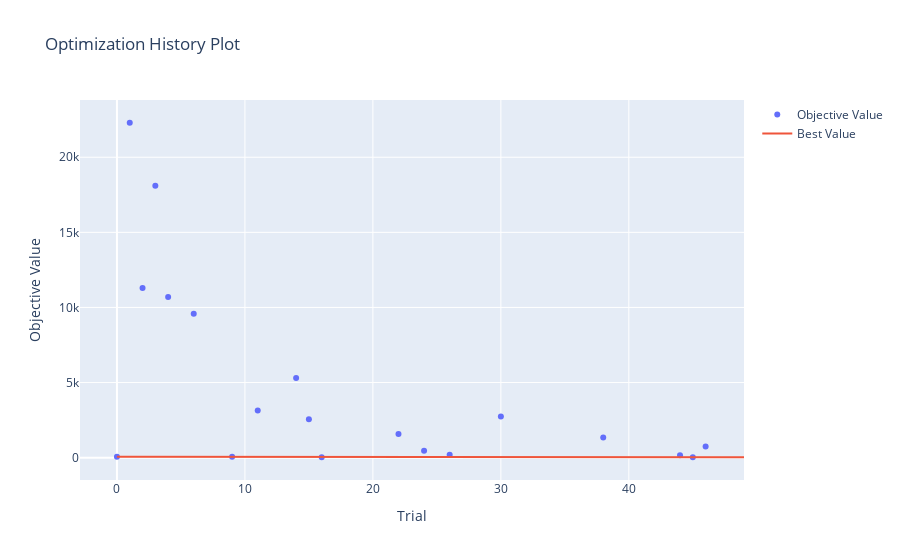

Notebook code for this chart:
### Code cell
optuna.visualization.plot_optimization_history(study)

### Figure 1 — Plotly figure (JSON) as saved in the notebook; plotly's stock layout.template omitted (floating-point values rounded to 4 significant figures)
{"data": [{"mode": "markers", "name": "Objective Value", "type": "scatter", "x": [0, 1, 2, 3, 4, 6, 9, 11, 14, 15, 16, 22, 24, 26, 30, 38, 44, 45, 46], "y": [55.08, 22300.0, 11290.0, 18100.0, 10700.0, 9580.0, 59.19, 3139.0, 5299.0, 2564.0, 26.19, 1571.0, 467.2, 192.3, 2741.0, 1343.0, 165.0, 31.65, 738.7]}, {"mode": "lines", "name": "Best Value", "type": "scatter", "x": [0, 1, 2, 3, 4, 5, 6, 7, 8, 9, 10, 11, 12, 13, 14, 15, 16, 17, 18, 19, 20, 21, 22, 23, 24, 25, 26, 27, 28, 29, 30, 31, 32, 33, 34, 35, 36, 37, 38, 39, 40, 41, 42, 43, 44, 45, 46, 47, 48, 49], "y": [55.08, 55.08, 55.08, 55.08, 55.08, 55.08, 55.08, 55.08, 55.08, 55.08, 55.08, 55.08, 55.08, 55.08, 55.08, 55.08, 26.19, 26.19, 26.19, 26.19, 26.19, 26.19, 26.19, 26.19, 26.19, 26.19, 26.19, 26.19, 26.19, 26.19, 26.19, 26.19, 26.19, 26.19, 26.19, 26.19, 26.19, 26.19, 26.19, 26.19, 26.19, 26.19, 26.19, 26.19, 26.19, 26.19, 26.19, 26.19, 26.19, 26.19]}, {"marker": {"color": "#cccccc"}, "mode": "markers", "name": "Infeasible Trial", "showlegend": false, "type": "scatter", "x": [], "y": []}], "layout": {"title": {"text": "Optimization History Plot"}, "xaxis": {"title": {"text": "Trial"}}, "yaxis": {"title": {"text": "Objective Value"}}}}
